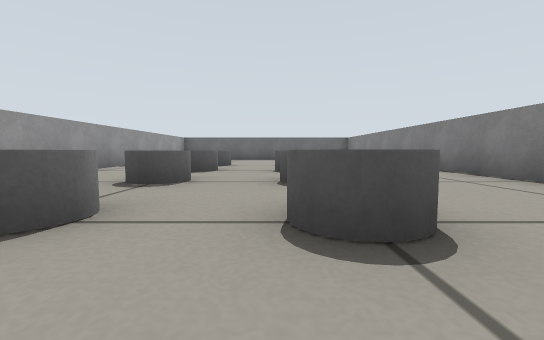
View 1 (above)

17 first-person views from a walk through a world built for the Gazebo simulator. The camera is 0.2 m above the floor, tilts 4° down and sees 90° across. The floor is counted in squares, 0.5 m on a side. Each view is taken from the middle of a square. On the plan, view 1 faces up. The plan holds only what a view shows up to about 9 squares ahead; the rest is blank. Robots are left out.

View 2
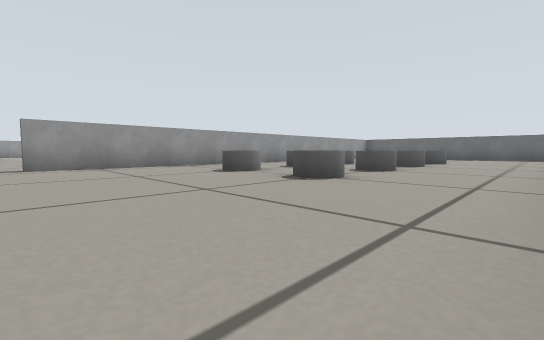

View 3
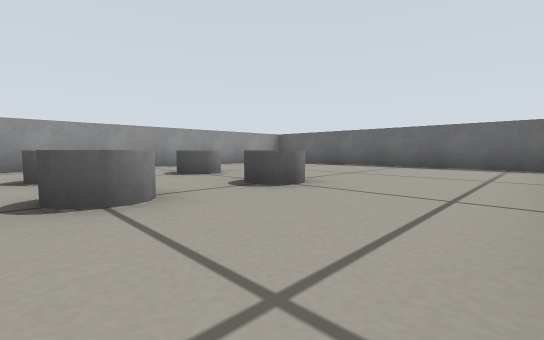

View 4
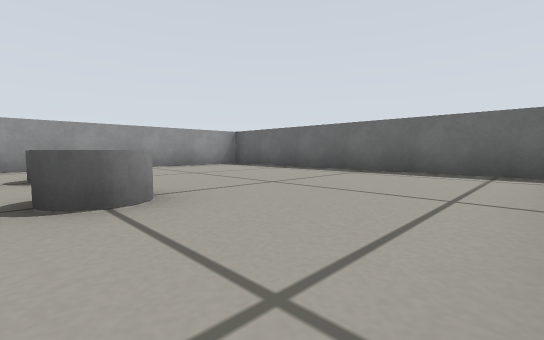

View 5
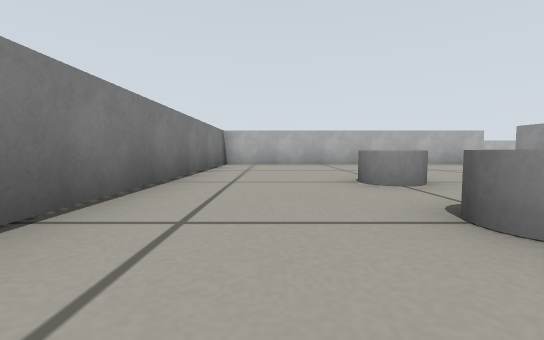

View 6
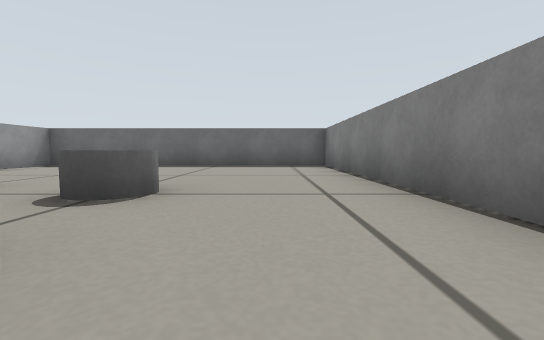

View 7
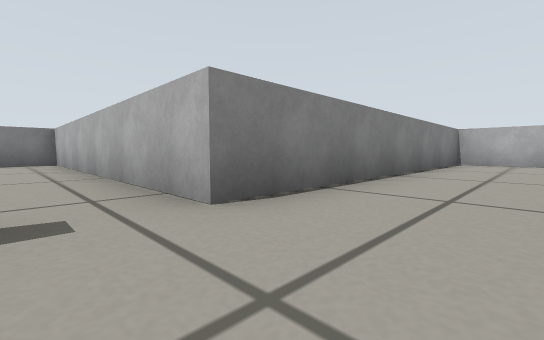

View 8
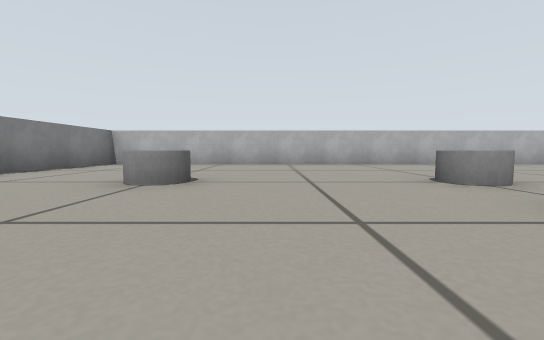

View 9
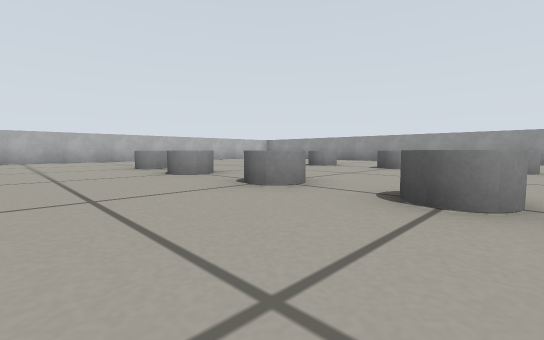

View 10
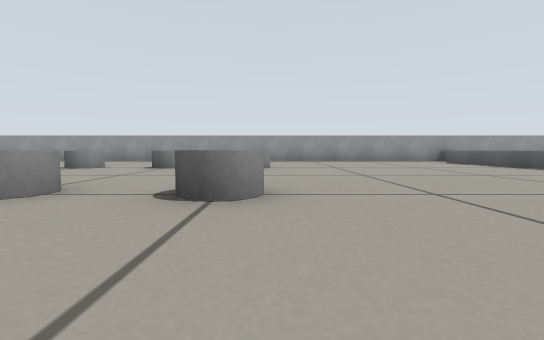

View 11
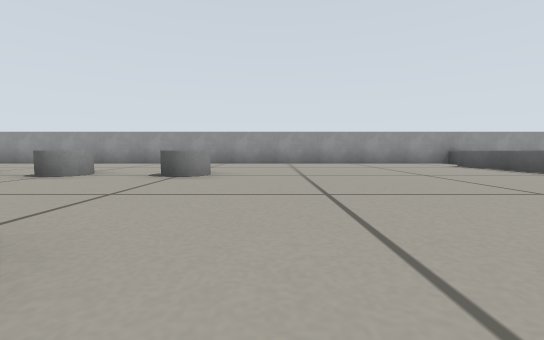

View 12
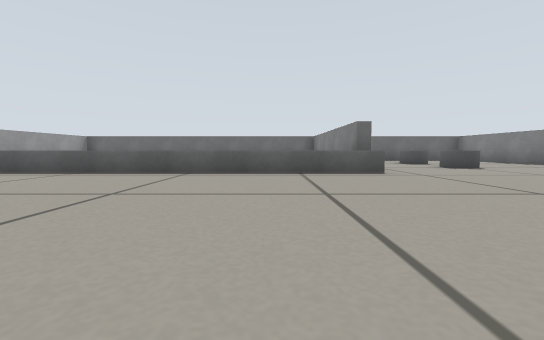

View 13
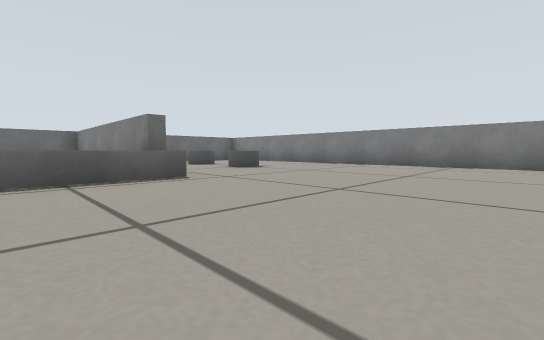

View 14
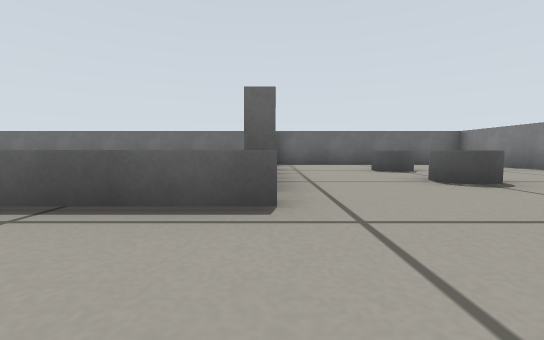

View 15
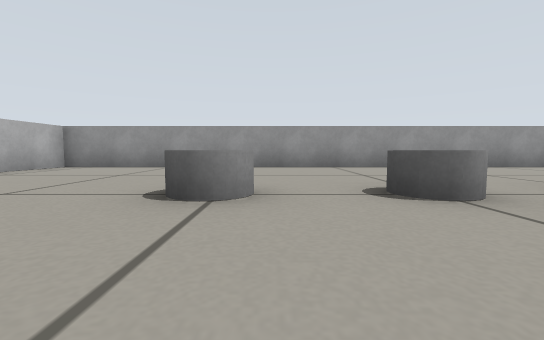

View 16
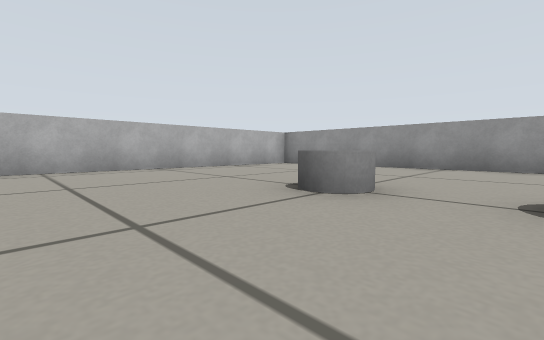

View 17
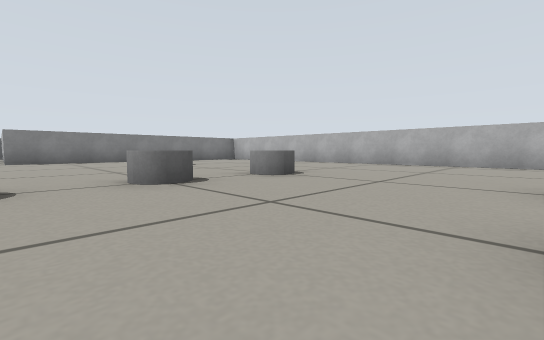

### Floor plan
Points are (right, up) in squares from view 1. A wall is a line through its corners. A room is listed if a view was taken in it or the views show most of it. See-through windows are left out.
Room 1 (views 1, 2, 3, 4, 5, 6)
walls: (-4.3, -3.1) (3.4, -3.1) (3.4, 12.3) (-4, 12.3) (-4, -1.8)
ways out: opening at (-4, -2) to room 2
objects: grey cylinder (-2, 1) to (-1, 2); grey cylinder (-2, 3) to (-1, 4); grey cylinder (-2, 5) to (-1, 6); grey cylinder (-2, 7) to (-1, 8); grey cylinder (0, 1) to (1, 2); grey cylinder (0, 3) to (1, 4); grey cylinder (0, 5) to (1, 6); grey cylinder (0, 7) to (1, 8)
Room 2 (views 7, 8, 9, 10, 11, 12, 13, 14, 15, 16, 17)
walls: (-4.3, 2) (-4.3, 7.1); (-9.9, 6.6) (-10.3, 6.6); (-4.3, 8.8) (-4.3, 12.3) (-9.9, 12.3); (-19.7, 7.1) (-19.7, -11.1) (-4.3, -11.1) (-4.3, -3.1)
low walls: (-9.9, 5.9) (-18.3, 5.9); (-19.1, 6.6) (-19.8, 6.6)
ways out: opening at (-4, -2) to room 1
objects: grey cylinder (-16, -7) to (-15, -6); grey cylinder (-16, -5) to (-15, -4); grey cylinder (-16, -3) to (-15, -2); grey cylinder (-16, -1) to (-15, 0); grey cylinder (-12, -7) to (-11, -6); grey cylinder (-12, -5) to (-11, -4); grey cylinder (-12, -3) to (-11, -2); grey cylinder (-12, -1) to (-11, 0); grey cylinder (-8, -7) to (-7, -6); grey cylinder (-8, 7) to (-7, 8); grey cylinder (-8, 9) to (-7, 10)

Positions as (right, up) in squares from view 1, and headings:
1: (0, 0), facing up
2: (3, -2), facing up-left
3: (3, 5), facing up-left
4: (3, 7), facing up-left
5: (2, 5), facing down
6: (2, 5), facing up
7: (-6, -2), facing down-right
8: (-9, -3), facing down
9: (-9, 0), facing down-left
10: (-9, 0), facing left
11: (-11, 1), facing left
12: (-12, 1), facing up
13: (-12, 2), facing up-right
14: (-10, 4), facing up
15: (-13, -6), facing left
16: (-13, -5), facing down-left
17: (-15, -3), facing down-right
